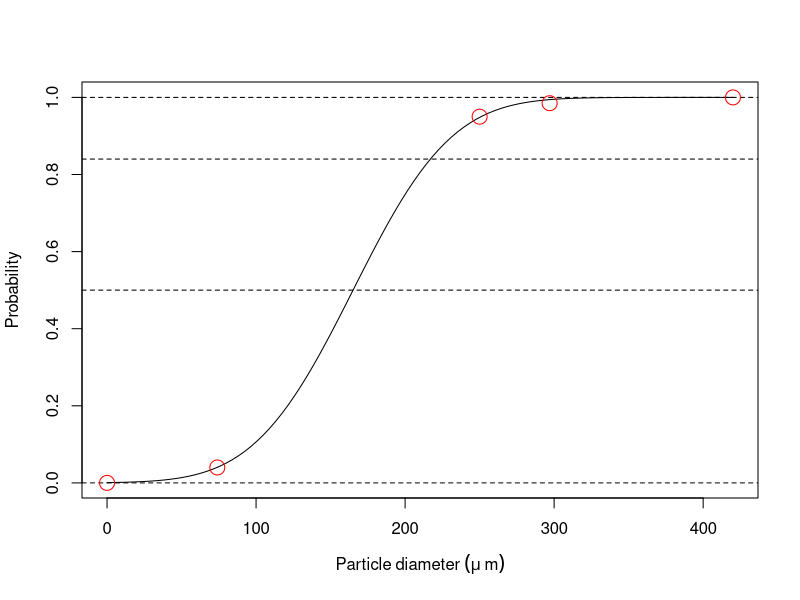
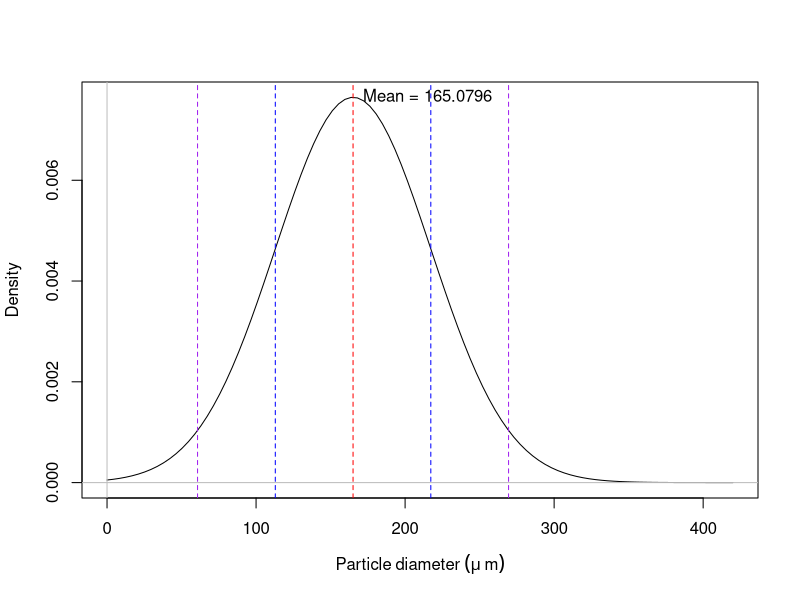

The R source for these figures, in order:
#01 Parametric (Normal Distribution) Particle Size Estimation from Sieve Analysis
#This script fits a normal distribution CDF to sieve analysis data. In effect, it is a parametric estimate of particle size distribution.
library(magrittr)
library(dplyr)

#Input (information from Composition Materials Sieve Analysis)
size <- data.frame(microns=c(420, 297, 250, 74), passing=c(1, 0.985, 0.95, 0.04)) #for 60/200 walnut shell
#size <- data.frame(microns=c(595, 420, 149, 74), passing=c(1, 0.975, 0.06, 0.0075)) #for 40/100 walnut shell

#Setup
size <- rbind(size, c(0, 0))
x <- size$microns #assigning the columns of size to individual vectors
y <- size$passing
loss <- function(par, x) sum((pnorm(x, par[1], par[2])-y)^2) #defining a quadratic loss function

#Estimate some guesses
param_est <- function(pair_df) { #a function to estimate mean and standard deviation of normal distn given two points on the CDF
  pair <- pair_df$microns
  prob <- pair_df$passing
  sigma <- diff(pair)/diff(qnorm(prob))
  mu <- pair[1]-qnorm(prob[1])*sigma
  return(c(mu, sigma))
}
size_trunc <- filter(size, !(passing %in% c(0, 1))) #removing the 0 and 1 probability points because they are not well-defined
uniq <- combn(nrow(size_trunc), 2, simplify=FALSE) #all unique combinations of rows from edited data frame

estimates <- data.frame() #initializing a data frame to store parameter estimates for each pair
for (i in 1:length(uniq)) { #for loop to compute parameter estimates
  estimates <- size_trunc[uniq[[i]],] %>%
    param_est() %>%
    rbind(estimates)
}
names(estimates) <- c("mu", "sigma") #renaming columns with better names

parameters <- optim(mapply(median, estimates), loss, lower=floor(mapply(min, estimates)), upper=ceiling(mapply(max, estimates)), method="L-BFGS-B", x=x)$par
#optimize by minimizing the RSS using the initial values and bounds from the rough estimates

#Plot the CDF
plot_func <- function(x) pnorm(x, mean=parameters[1], sd=parameters[2]) #a function to plot the CDF
curve(plot_func, from=0, to=max(x), xlab=expression(Particle~diameter~(mu~m)), ylab="Probability") #plotting the analytical CDF
abline(h=c(0, 0.5, 0.84, 1), lty=2) #plotting horizontal lines marking 0, D50 (median), D84, and 1
points(size, col="red", cex=2) #plotting the sieve analysis data

#Plot the PDF
pdf_func <- function(x) dnorm(x, mean=parameters[1], sd=parameters[2]) #a function to plot the PDF
curve(pdf_func, from=0, to=max(x), xlab=expression(Particle~diameter~(mu~m)), ylab="Density") #plotting the analytical PDF
abline(v=parameters[1], col="red", lty=2) #plotting a vertical line for the mean
abline(h=0, v=0, col="gray") #plotting gray lines for the axes
abline(v=c(abs(diff(parameters)), sum(parameters)), col="blue", lty=2) #plotting the intervals within one standard deviation
abline(v=c(parameters[1]-2*parameters[2], parameters[1]+2*parameters[2]), col="purple", lty=2) #plotting the intervals within two standard deviations
text(x=parameters[1], y=pdf_func(parameters[1]), labels=paste0("Mean = ", round(parameters[1], 4)), pos=4) #plotting label for the mean

rss <- sum((y-plot_func(x))^2) #computing the residual sum of squares
tss <- sum((y-mean(y))^2) #computing the total sum of squares
rsq <- 1-(rss/tss) #computing the coeffcient of determination to assess model fit